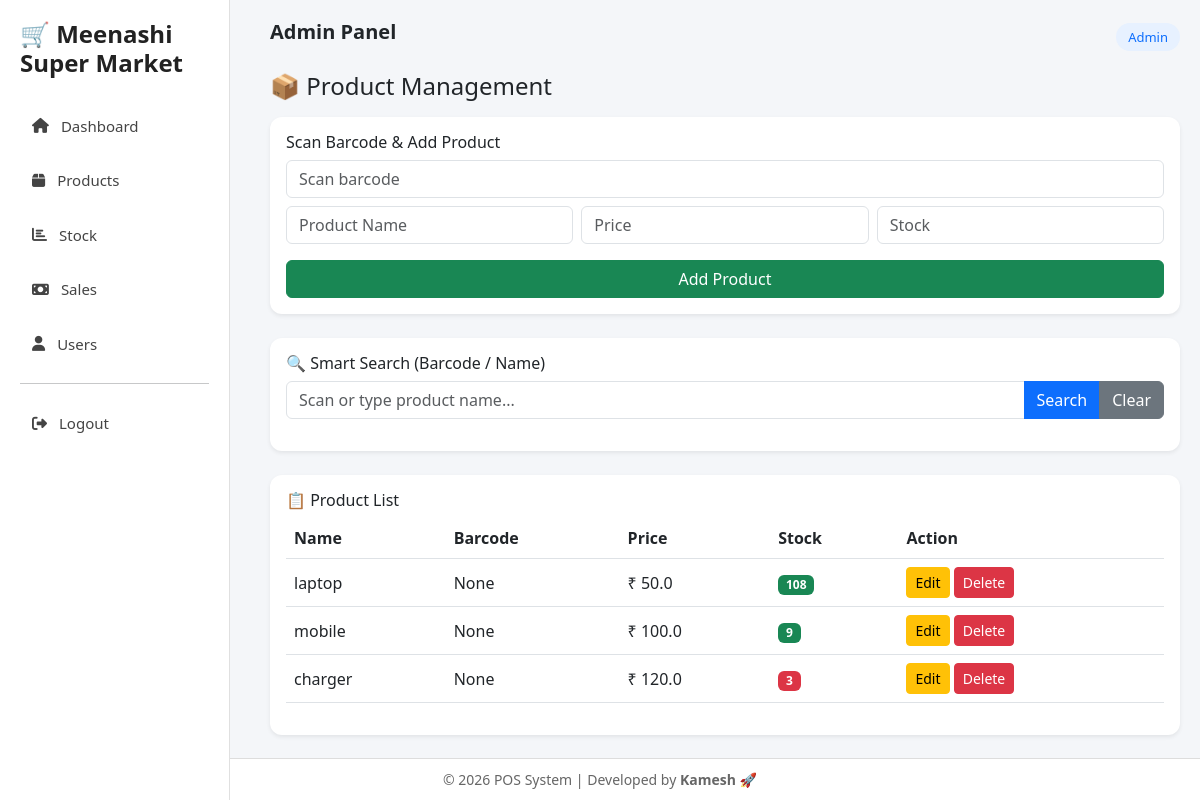
The page /products (signed in) on the database its author committed.
### models.py (models this page shows)
class Product(db.Model):
    __tablename__ = "product"
    id = db.Column(db.Integer, primary_key=True)
    name = db.Column(db.String(100))
    barcode = db.Column(db.String(50), unique=True, nullable=True)
    price = db.Column(db.Float)
    stock = db.Column(db.Integer)

### app.py (the view)
@app.route("/products")
def products():
    if session.get("role") != "admin":
        return redirect("/")
    return render_template("admin.html", products=Product.query.all())

### templates/admin.html (shortened to what this page needs)
{% extends "base.html" %}
{% block content %}
<h4 class="mb-3">📦 Product Management</h4>
<div class="card p-3 mb-4 shadow-sm border-0">
<h6>Scan Barcode & Add Product</h6>
<input id="barcodeInput" class="form-control mb-2" placeholder="Scan barcode">
<form method="POST" action="/add_product" onsubmit="return handleSubmit()">
<div class="row g-2">
<div class="col">
<input id="name" name="name" class="form-control" placeholder="Product Name" required>
</div>
<div class="col">
<input name="price" class="form-control" placeholder="Price" required>
</div>
<div class="col">
<input name="stock" class="form-control" placeholder="Stock" required>
</div>
</div>
<button class="btn btn-success mt-3 w-100">Add Product</button>
</form>
</div>
<div class="card p-3 mb-4 shadow-sm border-0">
<h6>🔍 Smart Search (Barcode / Name)</h6>
<div class="input-group mb-3">
<input id="searchInput" class="form-control" placeholder="Scan or type product name...">
<button onclick="searchProduct()" class="btn btn-primary">Search</button>
<button onclick="clearSearch()" class="btn btn-secondary">Clear</button>
</div>
</div>
<div class="card p-3 shadow-sm border-0">
<h6>📋 Product List</h6>
<table class="table table-hover align-middle">
<thead>
<tr>
<th>Name</th>
<th>Barcode</th>
<th>Price</th>
<th>Stock</th>
<th>Action</th>
</tr>
</thead>
<tbody>
{% for p in products %}
<tr>
<td>{{p.name}}</td>
<td>{{p.barcode}}</td>
<td>₹ {{p.price}}</td>
<td>
<span class="badge bg-{{ 'danger' if p.stock < 5 else 'success' }}">
{{p.stock}}
</span>
</td>
<td>
<a href="/edit_product/{{p.id}}" class="btn btn-warning btn-sm">
Edit
</a>
<a href="/delete/{{p.id}}" class="btn btn-danger btn-sm">
Delete
</a>
</td>
</tr>
{% endfor %}
</tbody>
</table>
</div>
{% endblock %}

### templates/base.html (style rules this page uses)
html, body { height:100%; }
body { display:flex; flex-direction:column; background:#f4f6f9; font-family:'Segoe UI', sans-serif; }
.card { border:none; border-radius:12px; }
.table { background:white; border-radius:10px; }

### rows shown on the page
Product: name "laptop", barcode "None", price "50.0", stock "108"
Product: name "mobile", barcode "None", price "100.0", stock "9"
Product: name "charger", barcode "None", price "120.0", stock "3"
